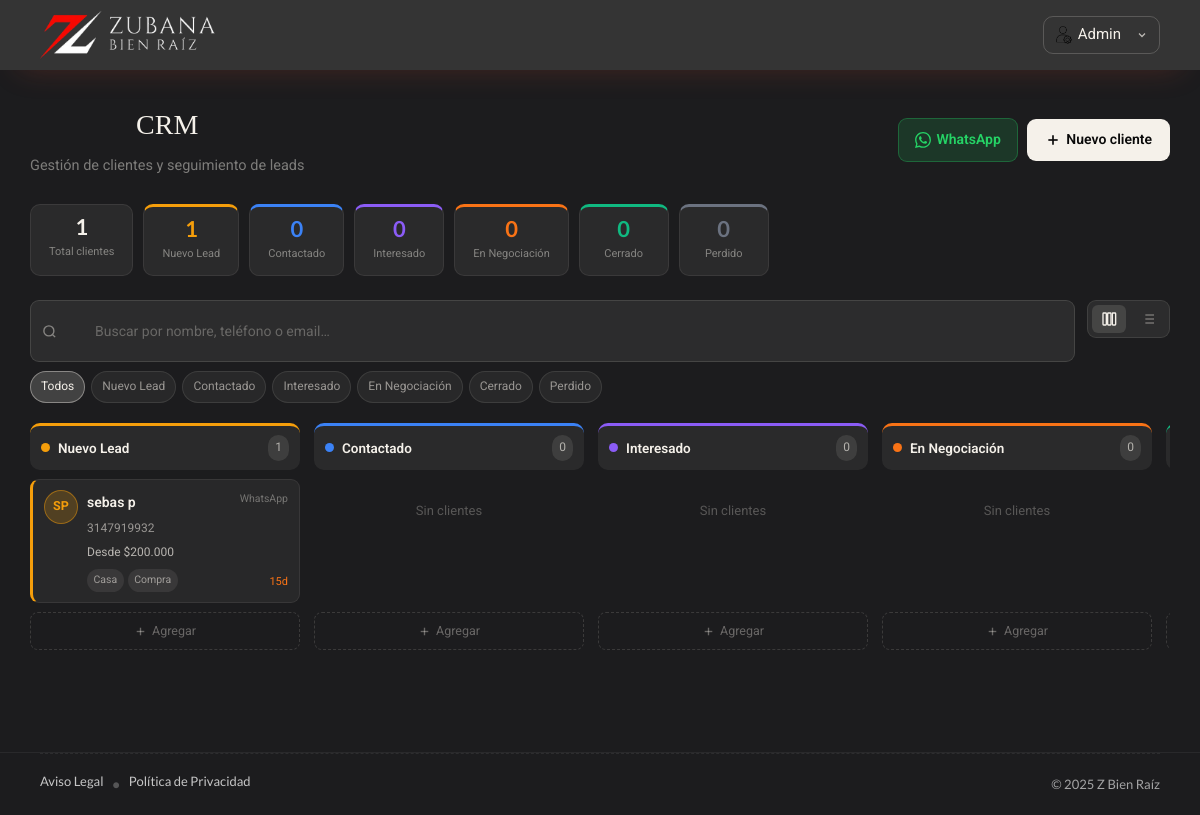
Page /crm (signed in) on the committed database.
### tables this page shows
CREATE TABLE `clientes` (
  `id` int unsigned NOT NULL AUTO_INCREMENT,
  `nombre` varchar(100) NOT NULL,
  `apellido` varchar(100) NOT NULL DEFAULT '',
  `telefono` varchar(25) NOT NULL DEFAULT '',
  `email` varchar(150) NOT NULL DEFAULT '',
  `ciudad` varchar(100) NOT NULL DEFAULT '',
  `presupuesto_min` bigint unsigned NOT NULL DEFAULT '0',
  `presupuesto_max` bigint unsigned NOT NULL DEFAULT '0',
  `tipo_busqueda` enum('Compra','Arriendo','Ambos') NOT NULL DEFAULT 'Compra',
  `tipo_propiedad` varchar(100) NOT NULL DEFAULT '',
  `fuente` enum('Web','WhatsApp','Instagram','Facebook','TikTok','Referido','Llamada','Otro') NOT NULL DEFAULT 'Otro',
  `estado` enum('nuevo','contactado','interesado','negociacion','cerrado','perdido') NOT NULL DEFAULT 'nuevo',
  `notas` text,
  `created_at` timestamp NOT NULL DEFAULT CURRENT_TIMESTAMP,
  `updated_at` timestamp NOT NULL DEFAULT CURRENT_TIMESTAMP ON UPDATE CURRENT_TIMESTAMP,
  PRIMARY KEY (`id`)
);

### controllers/CrmController.php (called while the page is built, shortened)
<?php
class CrmController {
    private static function getFlash(string $key): ?string {
        $msg = $_SESSION[$key] ?? null;
        return $msg;
    }
    public static function index(Router $router): void {
        $q      = trim($_GET['q']      ?? '');
        $estado = trim($_GET['estado'] ?? '');
        $vista  = in_array($_GET['vista'] ?? '', ['pipeline', 'lista']) ? $_GET['vista'] : 'pipeline';
        $clientes      = Cliente::buscar($q, $estado);
        $porEstado     = Cliente::porEstado();
        $conteo        = Cliente::contarPorEstado();
        $totalClientes = array_sum($conteo);
        $etapas        = Cliente::etapas();
        $router->render('crm/index', [
            'clientes'      => $clientes,
            'porEstado'     => $porEstado,
            'conteo'        => $conteo,
            'totalClientes' => $totalClientes,
            'etapas'        => $etapas,
            'q'             => $q,
            'estadoFiltro'  => $estado,
            'vista'         => $vista,
            'exito'         => self::getFlash('crm_exito'),
            'error'         => self::getFlash('crm_error'),
        ]);
    }
}

### public/index.php (called while the page is built, shortened)
<?php
$router = new Router();
$router->get('/', [PaginaController::class, 'index']);
$router->get('/propiedad', [PaginaController::class, 'propiedad']);
$router->get('/tipo-propiedad', [PropiedadController::class, 'tipoPropiedad']);
$router->get('/propiedades/crear-casa', [PropiedadController::class, 'crearCasa']);
$router->post('/propiedades/crear-casa', [PropiedadController::class, 'crearCasa']);
$router->get('/propiedades/actualizar-casa', [PropiedadController::class, 'actualizarCasa']);
$router->post('/propiedades/actualizar-casa', [PropiedadController::class, 'actualizarCasa']);
$router->get('/propiedades/crear-finca', [FincaController::class, 'crearFinca']);
$router->post('/propiedades/crear-finca', [FincaController::class, 'crearFinca']);
$router->get('/propiedades/actualizar-finca', [FincaController::class, 'actualizarFinca']);
$router->post('/propiedades/actualizar-finca', [FincaController::class, 'actualizarFinca']);
$router->get('/propiedades/crear-apartamento', [ApartamentoController::class, 'crearApartamento']);
$router->post('/propiedades/crear-apartamento', [ApartamentoController::class, 'crearApartamento']);
$router->get('/propiedades/actualizar-apartamento', [ApartamentoController::class, 'actualizarApartamento']);
$router->post('/propiedades/actualizar-apartamento', [ApartamentoController::class, 'actualizarApartamento']);
$router->get('/propiedades/crear-lote', [LotesController::class, 'crearLotes']);
$router->post('/propiedades/crear-lote', [LotesController::class, 'crearLotes']);
$router->get('/propiedades/actualizar-lote', [LotesController::class, 'actualizarLotes']);
$router->post('/propiedades/actualizar-lote', [LotesController::class, 'actualizarLotes']);
$router->get('/propiedades/crear-local', [LocalController::class, 'crearLocal']);
$router->post('/propiedades/crear-local', [LocalController::class, 'crearLocal']);
$router->get('/propiedades/actualizar-local', [LocalController::class, 'actualizarLocal']);
$router->post('/propiedades/actualizar-local', [LocalController::class, 'actualizarLocal']);
$router->get('/aviso-legal', [AvisoPoliticasController::class, 'avisoLegal'] );
$router->get('/politica-de-privacidad', [AvisoPoliticasController::class, 'politicasPrivacidad' ]);
$router->post('/propiedades/eliminar', [PropiedadController::class, 'eliminar']);
$router->get('/webhook/whatsapp',  [WhatsAppController::class, 'verificar']);
$router->post('/webhook/whatsapp', [WhatsAppController::class, 'recibir']);
$router->get('/crm/whatsapp',      [WhatsAppController::class, 'configuracion']);
$router->get('/crm',             [CrmController::class, 'index']);
$router->get('/crm/crear',       [CrmController::class, 'crear']);
$router->post('/crm/crear',      [CrmController::class, 'crear']);
$router->get('/crm/cliente',     [CrmController::class, 'detalle']);
$router->get('/crm/editar',      [CrmController::class, 'editar']);
$router->post('/crm/editar',     [CrmController::class, 'editar']);
$router->post('/crm/actividad',  [CrmController::class, 'actividad']);
$router->post('/crm/estado',     [CrmController::class, 'estado']);
$router->post('/crm/eliminar',   [CrmController::class, 'eliminar']);
$router->get('/configuraciones', [ConfiguracionesController::class, 'index']);
$router->post('/configuraciones/guardar', [ConfiguracionesController::class, 'guardar']);
$router->post('/configuraciones/reset', [ConfiguracionesController::class, 'resetear']);
$router->get('/login', [LoginController::class, 'login']);
$router->post('/login', [LoginController::class, 'login']);
$router->get('/logout', [LoginController::class, 'logout']);
$router->get('/registro',  [RegistroController::class, 'registro']);
$router->post('/registro', [RegistroController::class, 'registro']);
$router->get('/superadmin',         [SuperadminController::class, 'index']);
$router->get('/superadmin/login',   [SuperadminController::class, 'login']);
$router->post('/superadmin/login',  [SuperadminController::class, 'login']);
$router->get('/superadmin/logout',  [SuperadminController::class, 'logout']);
$router->get('/superadmin/api/metricas', [SuperadminController::class, 'metricas']);
$router->get('/superadmin/inmobiliarias',         [SuperadminController::class, 'inmobiliarias']);
$router->get('/superadmin/inmobiliarias/crear',   [SuperadminController::class, 'inmobiliariaCrear']);
$router->post('/superadmin/inmobiliarias/crear',  [SuperadminController::class, 'inmobiliariaCrear']);
$router->post('/superadmin/inmobiliarias/estado', [SuperadminController::class, 'inmobiliariaEstado']);
$router->get('/superadmin/mapa',     [SuperadminController::class, 'mapa']);
$router->get('/superadmin/api/mapa', [SuperadminController::class, 'apiMapa']);
$router->get('/api/buscar', [ApiBusquedaController::class, 'buscar']);
$router->comprobarRutas();
?>

### models/Cliente.php (called while the page is built, shortened)
<?php
class Cliente extends ActiveRecord {
    protected static $tabla     = 'clientes';
    public string  $nombre         = '';
    public string  $apellido       = '';
    public int     $presupuesto_min = 0;
    public int     $presupuesto_max = 0;
    public ?string $updated_at     = null;
    public static function etapas(): array {
        return [
            'nuevo'       => ['label' => 'Nuevo Lead',     'color' => '#F59E0B'],
            'contactado'  => ['label' => 'Contactado',     'color' => '#3B82F6'],
            'interesado'  => ['label' => 'Interesado',     'color' => '#8B5CF6'],
            'negociacion' => ['label' => 'En Negociación', 'color' => '#F97316'],
            'cerrado'     => ['label' => 'Cerrado',        'color' => '#10B981'],
            'perdido'     => ['label' => 'Perdido',        'color' => '#6B7280'],
        ];
    }
    public static function buscar(string $q = '', string $estado = ''): array {
        $sql = "SELECT * FROM " . static::$tabla . " WHERE 1=1";
        $sql .= " ORDER BY updated_at DESC";
        return self::consultarSQL($sql);
    }
    public static function porEstado(): array {
        $todos  = self::consultarSQL("SELECT * FROM " . static::$tabla . " ORDER BY updated_at DESC");
        $grupos = array_fill_keys(array_keys(self::etapas()), []);
        foreach ($todos as $c) {
            if (isset($grupos[$c->estado])) {
                $grupos[$c->estado][] = $c;
            }
        }
        return $grupos;
    }
    public static function contarPorEstado(): array {
        $r   = self::$db->query("SELECT estado, COUNT(*) AS total FROM " . static::$tabla . " GROUP BY estado");
        $res = [];
        while ($row = $r->fetch_assoc()) {
            $res[$row['estado']] = (int) $row['total'];
        }
        return $res;
    }
    public function nombreCompleto(): string {
        return trim($this->nombre . ' ' . $this->apellido);
    }
    public function iniciales(): string {
        return strtoupper(($this->nombre[0] ?? '?') . ($this->apellido[0] ?? ''));
    }
    public function presupuestoFormateado(): string {
        $min = (int) $this->presupuesto_min;
        $max = (int) $this->presupuesto_max;
        $fmt = fn(int $n) => '$' . number_format($n, 0, ',', '.');
        return $max ? 'Hasta ' . $fmt($max) : 'Desde ' . $fmt($min);
    }
    public function diasDesdeActualizacion(): int {
        return (int) round((time() - strtotime($this->updated_at)) / 86400);
    }
}

### models/ActiveRecord.php (called while the page is built, shortened)
<?php
class ActiveRecord {
    protected static $db;
    public static function setDB($database): void {
        self::$db = $database;
    }
    public static function consultarSQL(string $query): array {
        $resultado = self::$db->query($query);
        $array = [];
        while ($registro = $resultado->fetch_assoc()) {
            $array[] = static::crearObjeto($registro);
        }
        return $array;
    }
    protected static function crearObjeto(array $registro): static {
        $objeto = new static;
        foreach ($registro as $key => $value) {
            if (property_exists($objeto, $key)) {
                $objeto->$key = $value;
            }
        }
        return $objeto;
    }
}

### views/crm/index.php (the view, shortened to what this page needs)
<?php
$q            = $q           ?? '';
$estadoFiltro = $estadoFiltro ?? '';
$vista        = $vista        ?? 'pipeline';
$porEstado    = $porEstado    ?? [];
$conteo       = $conteo       ?? [];
$totalClientes= $totalClientes?? 0;
$etapas       = $etapas       ?? [];
?>
<main class="crm-page">
<div class="crm-wrap">
    <div class="crm-header">
        <div>
            <h1>CRM</h1>
            <p class="crm-subtitle">Gestión de clientes y seguimiento de leads</p>
        </div>
        <div class="crm-header-actions">
            <a href="/crm/whatsapp" class="crm-btn-wa" title="Integración WhatsApp">
                WhatsApp
            </a>
            <a href="/crm/crear" class="crm-btn-new">
                <svg width="16" height="16" viewBox="0 0 24 24" fill="none" stroke="currentColor" stroke-width="2.5"><line x1="12" y1="5" x2="12" y2="19"/><line x1="5" y1="12" x2="19" y2="12"/></svg>
                Nuevo cliente
            </a>
        </div>
    </div>
    <div class="crm-stats">
        <div class="crm-stat">
            <span class="crm-stat__num"><?= $totalClientes ?></span>
            <span class="crm-stat__lbl">Total clientes</span>
        </div>
        <?php foreach ($etapas as $k => $e): ?>
        <div class="crm-stat crm-stat--stage" style="--stage-color:<?= $e['color'] ?>">
            <span class="crm-stat__num"><?= $conteo[$k] ?? 0 ?></span>
            <span class="crm-stat__lbl"><?= $e['label'] ?></span>
        </div>
        <?php endforeach; ?>
    </div>
    <div class="crm-toolbar">
        <form method="GET" action="/crm" class="crm-search-form">
            <div class="crm-search-wrap">
                <svg class="crm-search-ico" width="15" height="15" viewBox="0 0 24 24" fill="none" stroke="currentColor" stroke-width="2.2"><circle cx="11" cy="11" r="8"/><path d="M21 21l-4.35-4.35"/></svg>
                <input type="text" name="q" placeholder="Buscar por nombre, teléfono o email…"
                       value="<?= htmlspecialchars($q, ENT_QUOTES) ?>" class="crm-search-input" autocomplete="off">
            </div>
            <div class="crm-stage-filters">
                <a href="/crm?q=<?= urlencode($q) ?>&vista=<?= $vista ?>"
                   class="crm-stage-filter <?= $estadoFiltro === '' ? 'active' : '' ?>">Todos</a>
                <?php foreach ($etapas as $k => $e): ?>
                <a href="/crm?q=<?= urlencode($q) ?>&estado=<?= $k ?>&vista=<?= $vista ?>"
                   class="crm-stage-filter <?= $estadoFiltro === $k ? 'active' : '' ?>"
                   style="--stage-color:<?= $e['color'] ?>">
                    <?= $e['label'] ?>
                </a>
                <?php endforeach; ?>
            </div>
        </form>
        <div class="crm-view-toggle">
            <a href="?q=<?= urlencode($q) ?>&estado=<?= urlencode($estadoFiltro) ?>&vista=pipeline"
               class="crm-view-btn <?= $vista === 'pipeline' ? 'active' : '' ?>" title="Pipeline">
                <svg width="16" height="16" viewBox="0 0 24 24" fill="none" stroke="currentColor" stroke-width="2"><rect x="3" y="3" width="5" height="18" rx="1"/><rect x="10" y="3" width="5" height="18" rx="1"/><rect x="17" y="3" width="5" height="18" rx="1"/></svg>
            </a>
            <a href="?q=<?= urlencode($q) ?>&estado=<?= urlencode($estadoFiltro) ?>&vista=lista"
               class="crm-view-btn <?= $vista === 'lista' ? 'active' : '' ?>" title="Lista">
            </a>
        </div>
    </div>
    <?php if ($vista === 'pipeline'): ?>
    <div class="crm-pipeline">
        <?php foreach ($etapas as $key => $etapa):
            $cards = $estadoFiltro === '' ? ($porEstado[$key] ?? []) : ($key === $estadoFiltro ? ($porEstado[$key] ?? []) : []);
        ?>
        <div class="crm-col">
            <div class="crm-col-head" style="--stage-color:<?= $etapa['color'] ?>">
                <span class="crm-col-head__dot"></span>
                <span class="crm-col-head__name"><?= $etapa['label'] ?></span>
                <span class="crm-col-head__count"><?= count($cards) ?></span>
            </div>
            <div class="crm-col-body">
                <?php if (empty($cards)): ?>
                <p class="crm-col-empty">Sin clientes</p>
                <?php else: foreach ($cards as $c): ?>
                <a href="/crm/cliente?id=<?= $c->id ?>" class="crm-card" style="--stage-color:<?= $etapa['color'] ?>">
                    <div class="crm-card__avatar"><?= htmlspecialchars($c->iniciales(), ENT_QUOTES) ?></div>
                    <div class="crm-card__body">
                        <span class="crm-card__name"><?= htmlspecialchars($c->nombreCompleto(), ENT_QUOTES) ?></span>
                        <?php if ($c->telefono): ?>
                        <span class="crm-card__phone"><?= htmlspecialchars($c->telefono, ENT_QUOTES) ?></span>
                        <?php endif; ?>
                        <span class="crm-card__budget"><?= $c->presupuestoFormateado() ?></span>
                        <div class="crm-card__meta">
                            <?php if ($c->tipo_propiedad): ?>
                            <span class="crm-card__tag"><?= htmlspecialchars($c->tipo_propiedad, ENT_QUOTES) ?></span>
                            <?php endif; ?>
                            <span class="crm-card__tag"><?= htmlspecialchars($c->tipo_busqueda, ENT_QUOTES) ?></span>
                        </div>
                    </div>
                    <div class="crm-card__side">
                        <span class="crm-card__source"><?= htmlspecialchars($c->fuente, ENT_QUOTES) ?></span>
                        <?php $dias = $c->diasDesdeActualizacion(); ?>
                        <span class="crm-card__age <?= $dias > 7 ? 'crm-card__age--warn' : '' ?>">
                            <?= $dias === 0 ? 'Hoy' : "{$dias}d" ?>
                        </span>
                    </div>
                </a>
                <?php endforeach; endif; ?>
            </div>
            <a href="/crm/crear?estado=<?= $key ?>" class="crm-col-add">
                <svg width="13" height="13" viewBox="0 0 24 24" fill="none" stroke="currentColor" stroke-width="2.5"><line x1="12" y1="5" x2="12" y2="19"/><line x1="5" y1="12" x2="19" y2="12"/></svg>
                Agregar
            </a>
        </div>
        <?php endforeach; ?>
    </div>
    <?php endif; ?>
</div>
</main>

### rows in the picture
clientes: $c->iniciales() "SP", $c->nombreCompleto() "sebas p", telefono "3147919932", $c->presupuestoFormateado() "Desde $200.000", tipo_propiedad "Casa", tipo_busqueda "Compra", fuente "WhatsApp", updated_at "15"

### other values in the picture
$totalClientes "1"
$conteo[$k] "1"
$e['label'] "Nuevo Lead"
$conteo[$k] "0"
$e['label'] "Contactado"
$e['label'] "Interesado"
$e['label'] "En Negociación"
$e['label'] "Cerrado"
$e['label'] "Perdido"
$etapa['label'] "Nuevo Lead"
count($cards) "1"
$etapa['label'] "Contactado"
count($cards) "0"
$etapa['label'] "Interesado"
$etapa['label'] "En Negociación"
